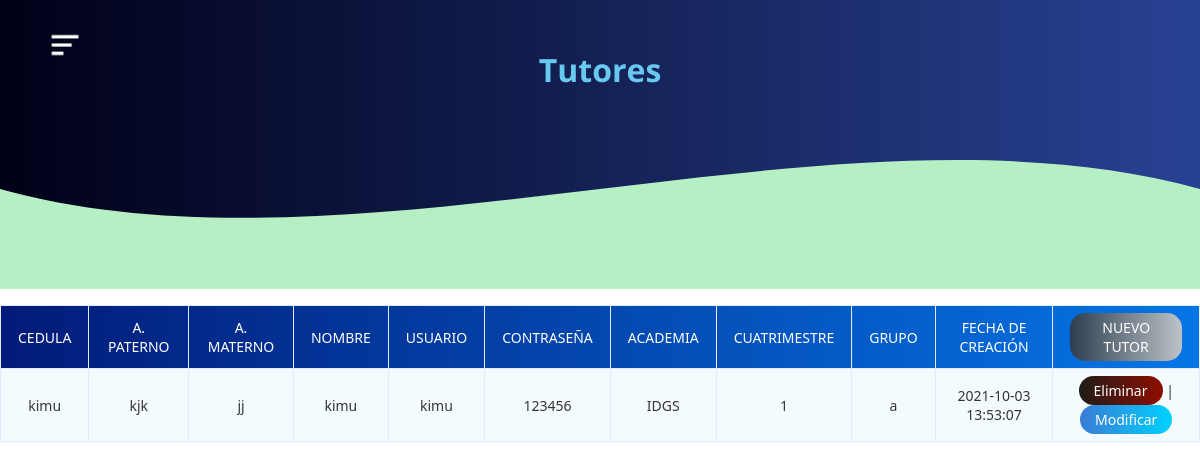
Page /admin/web/tutores.php on the committed database.
### tables this page shows
CREATE TABLE `tutor` (
  `id_cedula` int(10) UNSIGNED NOT NULL,
  `cedula` varchar(50) DEFAULT '0',
  `tx_nombreuser` varchar(50) DEFAULT '0',
  `tx_appaterno` varchar(50) DEFAULT '0',
  `tx_apmaterno` varchar(50) DEFAULT '0',
  `tx_username` varchar(50) DEFAULT '0',
  `tx_password` varchar(50) DEFAULT '0',
  `ctg_tipousuario_idctg_tipousuario` int(10) UNSIGNED NOT NULL DEFAULT 0,
  `carrera_idcarrera` int(10) UNSIGNED NOT NULL DEFAULT 0,
  `cuatrimestre_idcuatrimestre` int(10) UNSIGNED NOT NULL DEFAULT 0,
  `grupo_idgrupo` int(10) UNSIGNED NOT NULL DEFAULT 0,
  `dt_registro` datetime DEFAULT NULL
);

CREATE TABLE `carrera` (
  `idcarrera` int(10) UNSIGNED NOT NULL,
  `tx_carrera` varchar(60) DEFAULT NULL
);

CREATE TABLE `cuatrimestre` (
  `idcuatrimestre` int(10) UNSIGNED NOT NULL,
  `tx_cuatrimestre` int(10) UNSIGNED DEFAULT NULL
);

CREATE TABLE `grupo` (
  `idgrupo` int(10) UNSIGNED NOT NULL,
  `tx_grupo` varchar(2) DEFAULT NULL
);

### admin/web/tutores.php (the view, shortened to what this page needs)
<!DOCTYPE html>
<html lang="en">
<head>
    <link rel="stylesheet" href="../css/estilos.css">
</head>
<body>
<header>
        <div class="container">
            <nav>
                <a href="#" id="icono" class="icono"><img src="../../img/menu-alt-right-regular-24.png" class="img-icon"></a>
                <div class="enlaces uno" id="enlaces">
                </div>
            </nav>
        </div>
        <div>
            <h1>
                Tutores
            </h1>
        </div>
    </header>
    <div class="wave">
        <div style="height: 150px; overflow: hidden;" >
            <svg viewBox="0 0 500 150" preserveAspectRatio="none" style="height: 100%; width: 100%;">
                <path d="M0.00,49.98 C150.00,150.00 349.20,-50.00 500.00,49.98 L500.00,150.00 L0.00,150.00 Z"
                style="stroke: none; fill: #B7EFC5;">
                </path>
            </svg>
        </div>
    </div>
    <?php
include_once('../../bd/db.php');
$db = new Database();
$consulta= $db->connect()->prepare('SELECT * FROM tutor INNER JOIN carrera INNER JOIN cuatrimestre INNER JOIN grupo WHERE tutor.carrera_idcarrera = carrera.idcarrera AND tutor.cuatrimestre_idcuatrimestre = cuatrimestre.idcuatrimestre AND tutor.grupo_idgrupo = grupo.idgrupo');
$row = $consulta->fetch(PDO::FETCH_NUM);
if(isset($row)){
  ?>
  <br><br><br><center>
  <table class="tabla_datos">
    <thead>
    <tr id='titulo'>
      <td>Cedula</td>
      <td>A. paterno</td>
      <td>A. materno</td>
      <td>nombre</td>
      <td>Usuario</td>
      <td>Contraseña</td>
      <td>Academia</td>
      <td>Cuatrimestre</td>
      <td>Grupo</td>
      <td>Fecha de creación</td>
      <td><a class="btn-add" href="actions/agregarT.php">Nuevo Tutor</a></td>
    </tr>
    </thead>
    <?php
    $sql="SELECT * FROM tutor INNER JOIN carrera INNER JOIN cuatrimestre INNER JOIN grupo WHERE tutor.carrera_idcarrera = carrera.idcarrera AND tutor.cuatrimestre_idcuatrimestre = cuatrimestre.idcuatrimestre AND tutor.grupo_idgrupo = grupo.idgrupo AND ctg_tipousuario_idctg_tipousuario=2 ORDER BY tx_appaterno ASC";
    $result=mysqli_query($con,$sql);
    while($mostrar=mysqli_fetch_array($result)){
     ?>
    <tr>
        <td><?php echo $mostrar['cedula'] ?></td>
        <td><?php echo $mostrar['tx_appaterno'] ?></td>
        <td><?php echo $mostrar['tx_apmaterno'] ?></td>
        <td><?php echo $mostrar['tx_nombreuser'] ?></td>
        <td><?php echo $mostrar['tx_username'] ?></td>
        <td><?php echo $mostrar['tx_password'] ?></td>
        <td><?php echo $mostrar['tx_carrera'] ?></td>
        <td><?php echo $mostrar['tx_cuatrimestre'] ?></td>
        <td><?php echo $mostrar['tx_grupo'] ?></td>
        <td><?php echo $mostrar['dt_registro'] ?></td>
        <td>
            <a class="btn-warning" href="actions/deleteT.php?id=<?php print $mostrar['id_cedula'] ?>">Eliminar</a>
             |
            <a class="btn-mod" href="actions/modificT.php?id=<?php print $mostrar['id_cedula'] ?>">Modificar</a></td>
    </tr>
  <?php
  }
   ?>
  </table>
  </center>
  <?php
}
?>
</body>
</html>

### admin/css/estilos.css (style rules this page uses)
* { margin:0; padding: 0; box-sizing: border-box; }
body { font-family: 'Open Sans', sans-serif; background-color: #fff; }
nav { position: fixed; top: 20px; left: 20px; display: flex; justify-content: flex-start; }
h1 { color: #68C8F0; text-align: center; animation: arriba 1s ease-in; }
nav a { color:#68C8F0; text-decoration: none; }
.img-icon { width: 40px; height: 40px; }
.icono { display: block; z-index: 100000000; animation: moverIzquierda 1s ease-in; }
header { background: #284293; background: -webkit-linear-gradient(to right, #000017, #284293); background: linear-gradient(to right, #000017, #284293); height: auto; padding: 48px; width: 100%; }
.container { width: 95%; max-width: 1200px; display: flex; align-items: center; justify-content: space-around; margin: auto; }
div a { margin: 0 10px; border-radius: 5px; padding: 5px 15px; color: #fff; }
img { display: block; height: 450px; object-fit: cover; animation: arriba 1s ease-in; }
.wave { height: 100px; width: 100%; background: #284293; background: -webkit-linear-gradient(to right, #000017, #284293); background: linear-gradient(to right, #000017, #284293); }
.enlaces { position: fixed; display: flex; top: 0; background: #284293; justify-content: space-around; align-items: center; height: 100vh; left: 0; flex-direction: column; width: 40%; transition: all 1s ease; background: #000017; background: -webkit-linear-gradient(to right, #000017, #17a2dd); background: linear-gradient(to right, #000017, #17a2dd); }
.uno { -webkit-clip-path: circle(0% at 0 0); clip-path: circle(0% at 0 0); }
table { margin: auto; font-family: "Lucida Sans Unicode", "Lucida Grande", "Segoe Ui"; font-size: 12px; }
table td { transition: all .5s; }
.tabla_datos { border-collapse: collapse; font-size: 14px; min-width: 537px; }
.tabla_datos th, .tabla_datos td { border: 1px solid #e1edff; padding: 7px 17px; }
#titulo { background: #0575E6; background: -webkit-linear-gradient(to right, #021B79, #0575E6); background: linear-gradient(to right, #021B79, #0575E6); color: #FFFFFF; border-color: #6ea1cc !important; text-transform: uppercase; text-align: center; }
.tabla_datos tbody td { color: #353535; }
.tabla_datos tbody td { text-align: center; background-color: #9cecfb; }
.tabla_datos tbody tr:nth-child(odd) td { background-color: #f4fbff; }
.btn-warning { background: #8E0E00; background: -webkit-linear-gradient(to right, #1F1C18, #8E0E00); background: linear-gradient(to right, #1F1C18, #8E0E00); color: #fff; text-decoration: none; padding: 5px 15px; margin: 0; text-align: center; display: inline-block; border-radius: 15px; }
.btn-add { background: #bdc3c7; background: -webkit-linear-gradient(to right, #2c3e50, #bdc3c7); background: linear-gradient(to right, #2c3e50, #bdc3c7); color: #fff; text-decoration: none; padding: 5px 15px; margin: 0; text-align: center; display: inline-block; border-radius: 15px; }
.btn-mod { background: #00d2ff; background: -webkit-linear-gradient(to right, #3a7bd5, #00d2ff); background: linear-gradient(to right, #3a7bd5, #00d2ff); color: #fff; text-decoration: none; padding: 5px 15px; margin: 0; text-align: center; display: inline-block; border-radius: 15px; }

### rows in the picture
tutor: cedula "kimu", tx_appaterno "kjk", tx_apmaterno "jj", tx_nombreuser "kimu", tx_username "kimu", tx_password "123456", carrera_idcarrera.tx_carrera "IDGS", cuatrimestre_idcuatrimestre.tx_cuatrimestre "1", grupo_idgrupo.tx_grupo "a", dt_registro "2021-10-03 13:53:07"
